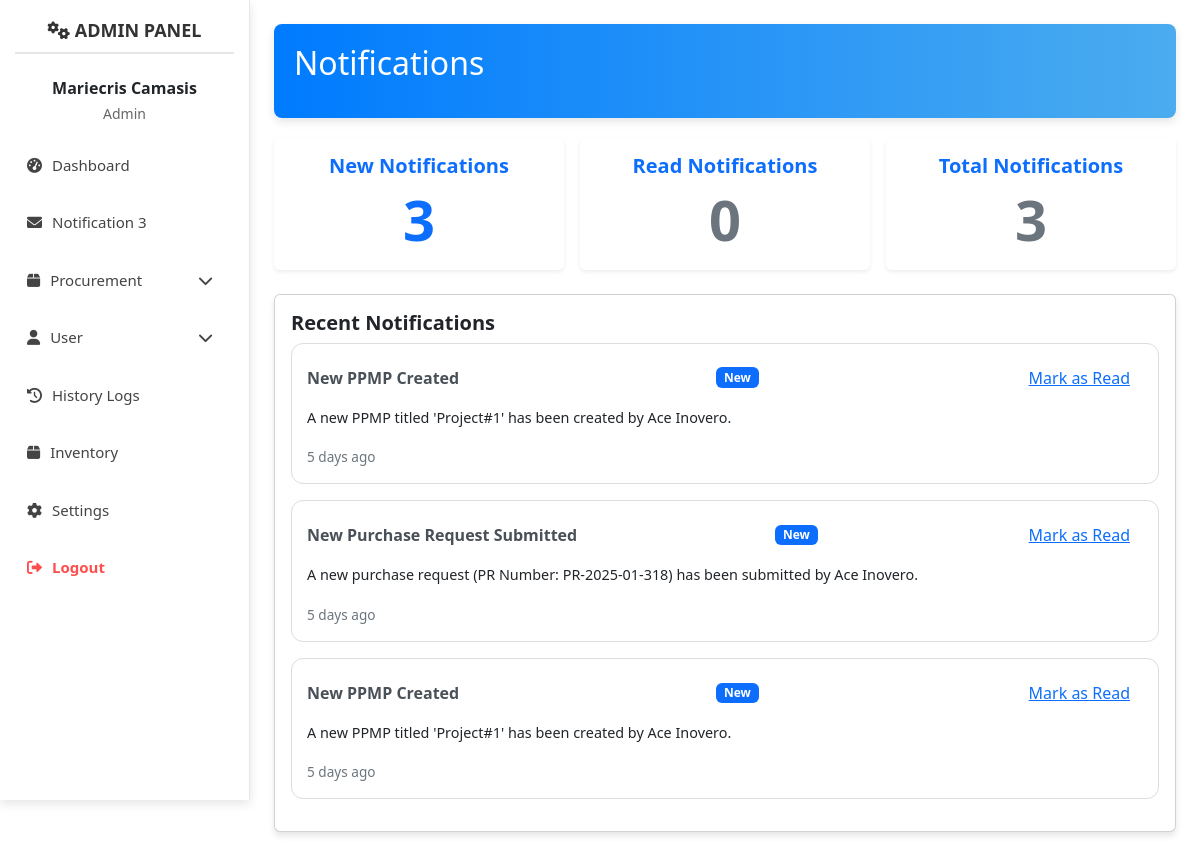
The app's page /admin/notifications.php (signed in) with its own data.
### tables this page shows
CREATE TABLE `notifications` (
  `id` int(11) NOT NULL,
  `title` varchar(255) NOT NULL,
  `message` text NOT NULL,
  `user_id` int(10) UNSIGNED DEFAULT NULL,
  `is_read` tinyint(1) DEFAULT 0,
  `created_at` timestamp NOT NULL DEFAULT current_timestamp(),
  `updated_at` timestamp NOT NULL DEFAULT current_timestamp() ON UPDATE current_timestamp()
);

### admin/notifications.php (the view, shortened to what this page needs)
<?php
require_once '../admin/src/config/database.php';
$user_id = $_SESSION['user_id'];
$query = "SELECT id, title, message, created_at, is_read FROM notifications WHERE user_id = ? ORDER BY created_at DESC";
$stmt = $conn->prepare($query);
$stmt->bind_param("i", $user_id);
$stmt->execute();
$result = $stmt->get_result();
$total_notifications = $result->num_rows;
$new_notifications = 0;
$read_notifications = 0;
$notifications = [];
while ($row = $result->fetch_assoc()) {
    $notifications[] = $row;
    if (!$row['is_read']) {
        $new_notifications++;
    } else {
        $read_notifications++;
    }
}
?>
<!DOCTYPE html>
<html lang="en">
<head>
    <link rel="stylesheet" href="https://cdn.jsdelivr.net/npm/bootstrap@5.3.3/dist/css/bootstrap.min.css">
    <link rel="stylesheet" href="https://cdnjs.cloudflare.com/ajax/libs/font-awesome/6.0.0-beta3/css/all.min.css">
    <link rel="stylesheet" href="src/css/pr.css">
    <link rel="stylesheet" href="src/css/notif.css">
</head>
<body>
    <div class="d-flex">
        <?php include 'sidebar.php'; ?>
        <div class="content flex-grow-1 p-4 animate__animated animate__fadeInUp">
            <div class="header-card">
                <h2 class="mb-3">Notifications</h2>
            </div>
            <div class="row row-cols-1 row-cols-md-3 g-3 mb-4">
                <div class="col">
                    <div class="card text-center border-0 shadow-sm">
                        <div class="card-body">
                            <h5 class="card-title text-primary">New Notifications</h5>
                            <p class="card-text display-4 text-primary fw-bold"> <?php echo $new_notifications; ?> </p>
                        </div>
                    </div>
                </div>
                <div class="col">
                    <div class="card text-center border-0 shadow-sm">
                        <div class="card-body">
                            <h5 class="card-title text-primary">Read Notifications</h5>
                            <p class="card-text display-4 fw-bold"> <?php echo $read_notifications; ?> </p>
                        </div>
                    </div>
                </div>
                <div class="col">
                    <div class="card text-center border-0 shadow-sm">
                        <div class="card-body">
                            <h5 class="card-title text-primary">Total Notifications</h5>
                            <p class="card-text display-4 fw-bold"> <?php echo $total_notifications; ?> </p>
                        </div>
                    </div>
                </div>
            </div>
            <div class="card">
                <div class="card-body">
                    <h5 class="card-title">Recent Notifications</h5>
                    <div>
                        <?php if (empty($notifications)): ?>
                            <div class="notification-card text-center">
                                No notifications available.
                            </div>
                        <?php else: ?>
                            <?php foreach ($notifications as $notification): ?>
                                <div class="notification-card">
                                    <div class="d-flex justify-content-between align-items-center">
                                        <span class="notification-header">
                                            <?php echo htmlspecialchars($notification['title']); ?>
                                        </span>
                                        <?php if (!$notification['is_read']): ?>
                                            <span class="badge badge-new">New</span>
                                            <button class="btn btn-link mark-as-read" data-id="<?php echo $notification['id']; ?>">Mark as Read</button>
                                        <?php endif; ?>
                                    </div>
                                    <p class="notification-body">
                                        <?php echo htmlspecialchars($notification['message']); ?>
                                    </p>
                                    <span class="notification-time">
                                        <?php
                                        $timeAgo = time() - strtotime($notification['created_at']);
                                        if ($timeAgo < 60) {
                                            echo $timeAgo . ' seconds ago';
                                        } elseif ($timeAgo < 3600) {
                                            echo floor($timeAgo / 60) . ' minutes ago';
                                        } elseif ($timeAgo < 86400) {
                                            echo floor($timeAgo / 3600) . ' hours ago';
                                        } else {
                                            echo floor($timeAgo / 86400) . ' days ago';
                                        }
                                        ?>
                                    </span>
                                </div>
                            <?php endforeach; ?>
                        <?php endif; ?>
                    </div>
                </div>
            </div>
        </div>
    </div>
</body>
</html>

### admin/src/css/pr.css (style rules this page uses)
body { background-color: #f8f9fa; }
.content { margin-left: 250px; padding: 20px; }
.header-card { background: linear-gradient(90deg, #007bff, #4bacef); color: white; padding: 20px; border-radius: 8px; margin-bottom: 20px; box-shadow: 0 4px 8px rgba(0, 0, 0, 0.1); }
.btn { border-radius: 30px; }

### admin/src/css/notif.css (style rules this page uses)
body { background-color: #f8f9fa; }
.content { margin-left: 250px; padding: 20px; }
.card { border: none; border-radius: 0.75rem; background-color: #ffffff; box-shadow: 0 4px 6px rgba(0, 0, 0, 0.1); }
.card-title { font-size: 1.25rem; font-weight: 600; }
.card-text { color: #6c757d; }
.notification-card { border: 1px solid #ddd; border-radius: 0.75rem; margin-bottom: 1rem; padding: 15px; transition: transform 0.2s, box-shadow 0.2s; }
.notification-header { font-size: 1rem; font-weight: 600; color: #495057; }
.notification-time { font-size: 0.85rem; color: #6c757d; }
.notification-body { margin-top: 10px; font-size: 0.9rem; color: #212529; }
.badge-new { background-color: #0d6efd; color: #fff; font-size: 0.75rem; }

### records on screen
notifications: title "New PPMP Created", message "A new PPMP titled 'Project#1' has been created by Ace Inovero."
notifications: title "New Purchase Request Submitted", message "A new purchase request (PR Number: PR-2025-01-318) has been submitted by Ace Inovero."
notifications: title "New PPMP Created", message "A new PPMP titled 'Project#1' has been created by Ace Inovero."

### other values on screen
$first_name . ' ' . $last_name "Mariecris Camasis"
$new_notifications "3"
$read_notifications "0"
$total_notifications "3"
